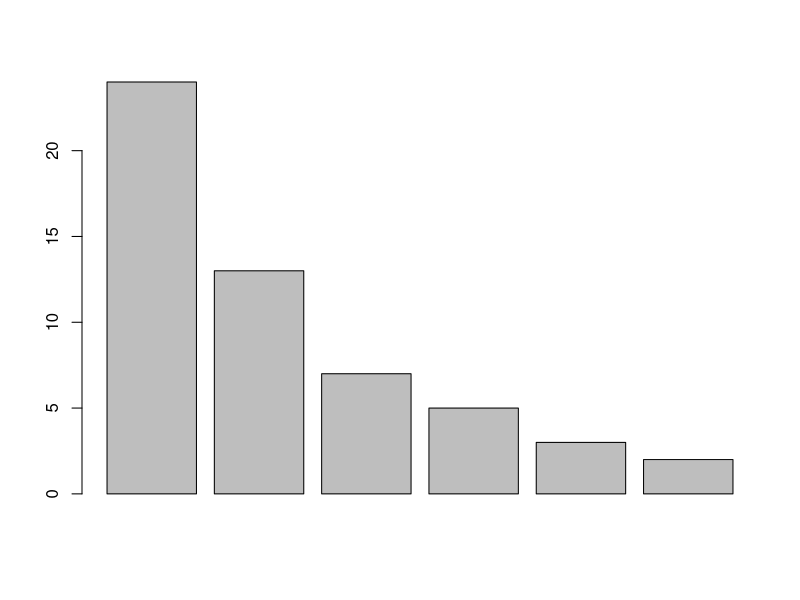
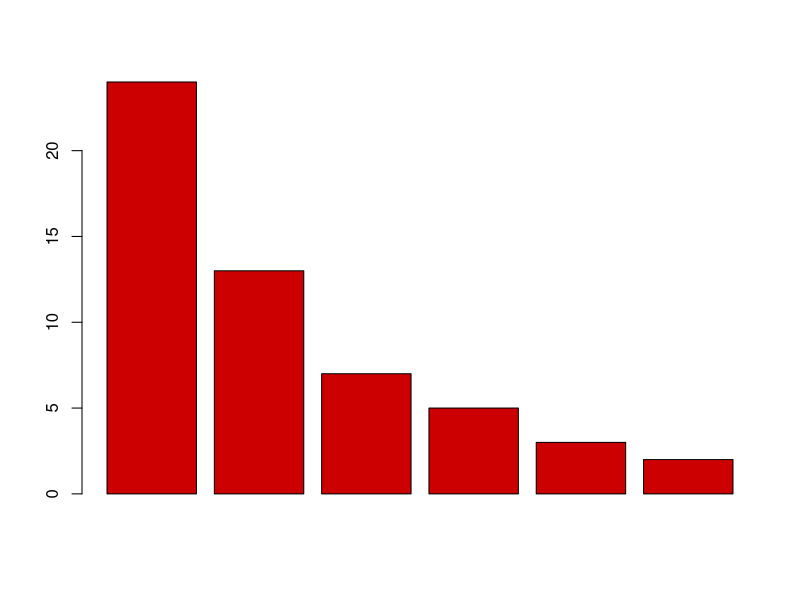
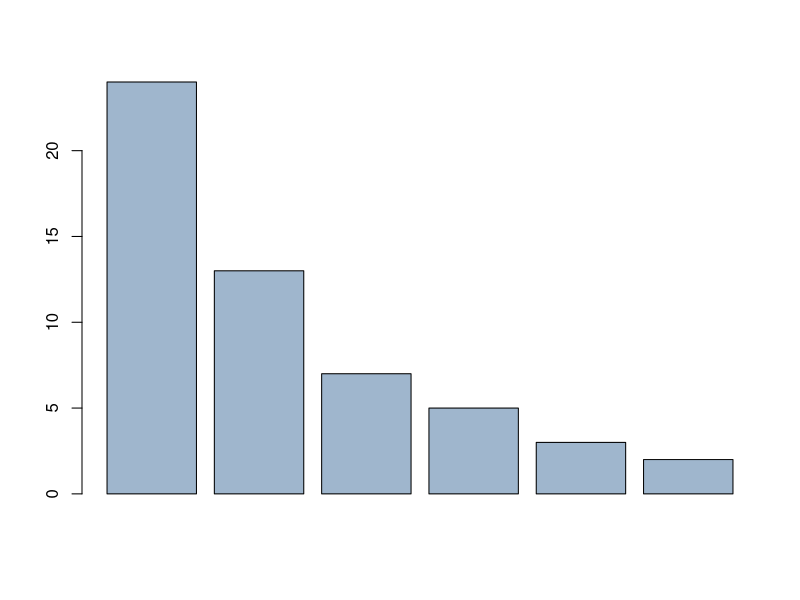
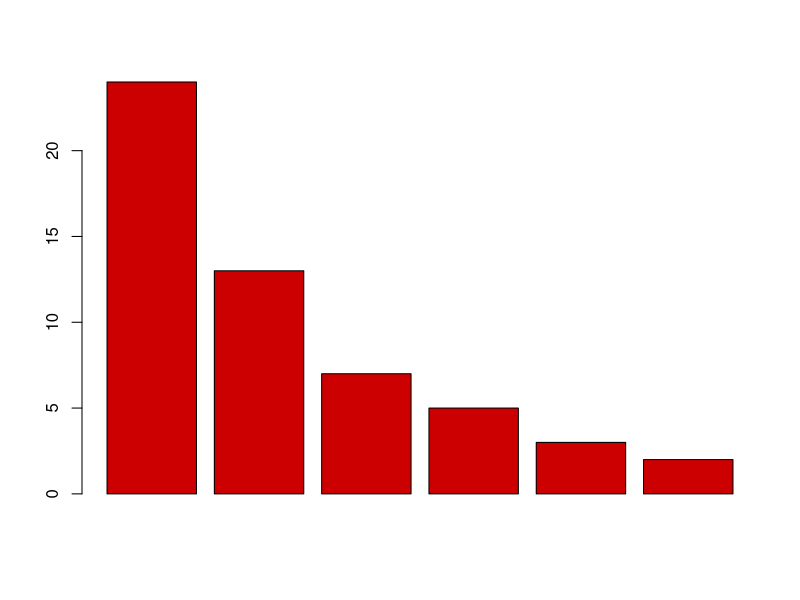
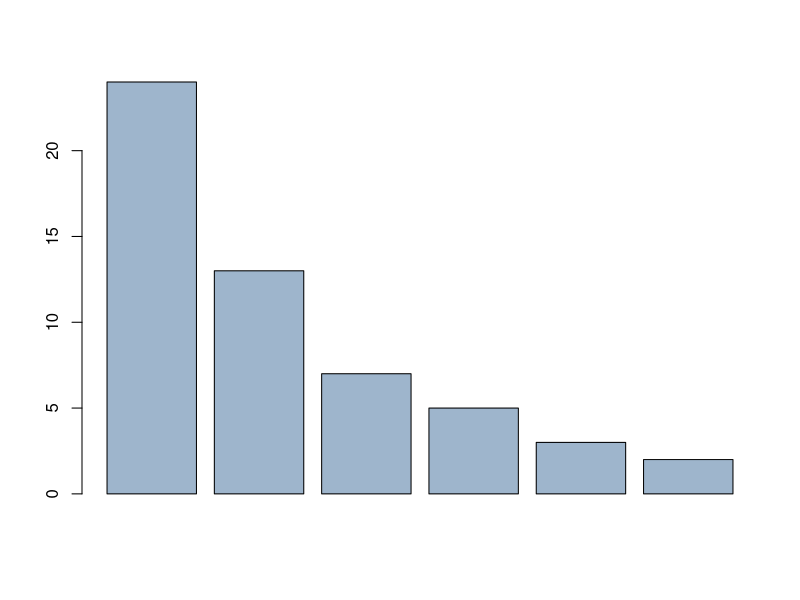
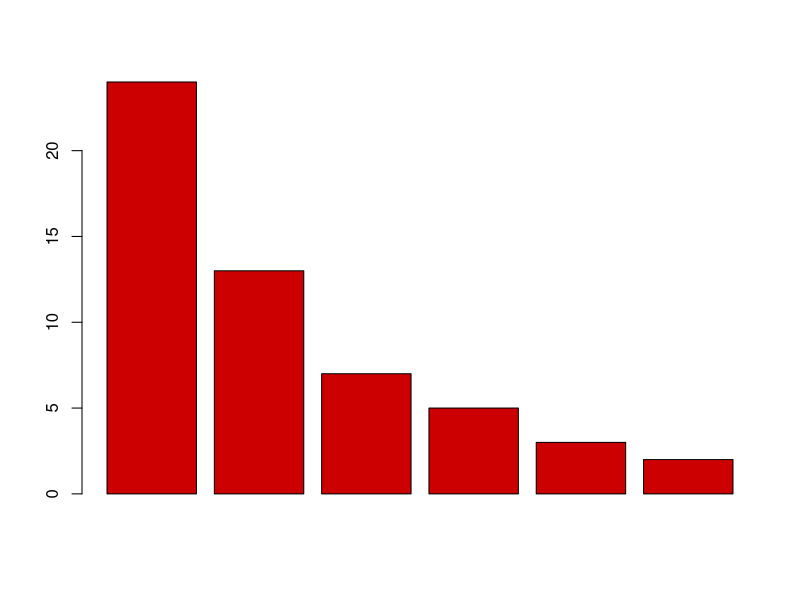
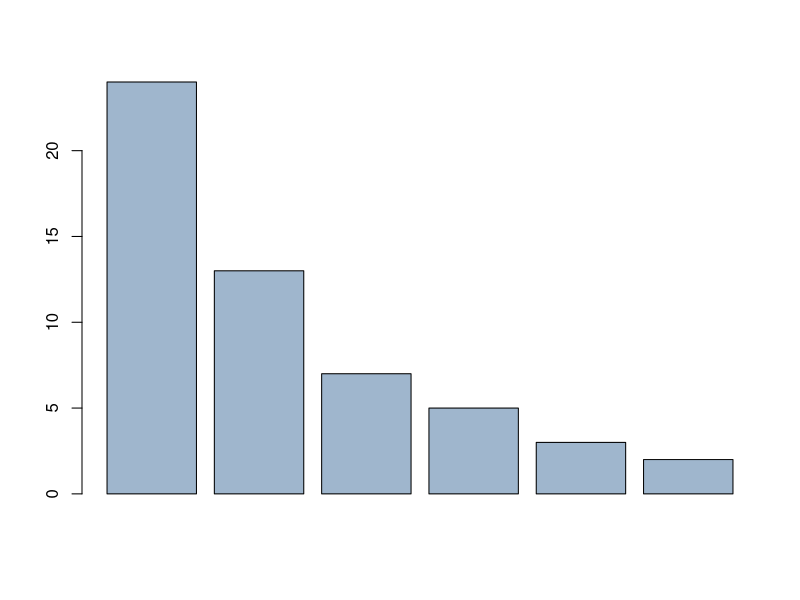
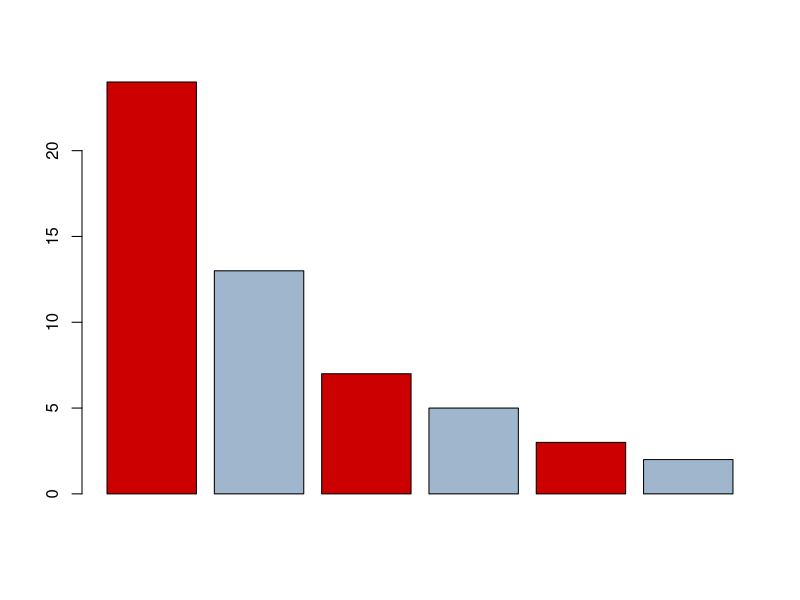

These charts were generated, in order, by the following R code:
#LOAD DATA
x=c(24,13,7,5,3,2)
barplot(x)

#colors in R
?colors
colors()

#USING COLORS FOR PLOTTING/VISUALIZATION
barplot(x,col="red3") #red3
barplot(x,col="slategray3") #slategray3

#RGB TRIPLETS(0.00-1.00)
barplot(x,col=rgb(0.80,0,0)) #red3
barplot(x,col=rgb(0.62,0.71,0.80)) #slategray3

#RGB TRIPLETS(0-255)
barplot(x,col=rgb(205,0,0,max=255)) #red3
barplot(x,col=rgb(159,182,205,max=255)) #slategray3

#HEXCODES ALSO ENCOURAGED
#MULTIPLE COLORS
barplot(x,col=c("red3","slategray3"))
barplot(x,col=c("#9FB6CD","#CD0000"))

#USING COLOR PALETTES
?palette
palette()
barplot(x,col=1:6)   #USE CURRENT PALETTE
barplot(x,col=rainbow(6))   #RAINBOW
barplot(x,col=terrain.colors(6))   #TERRAIN
barplot(x,col=topo.colors(6))   #PURPLE THROUGH TAN


#CLEAN UP
#Clear Environment
rm(list=ls())
